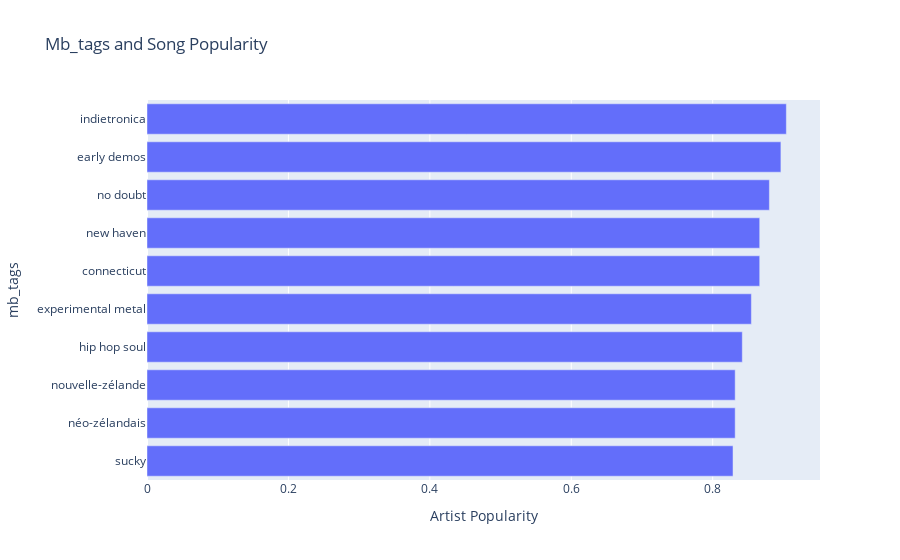

Source (notebook cell):
### Code cell
%%local
import plotly.express as px
import plotly.graph_objects as go
fig = go.Figure()
#data_canada = px.data.gapminder()
fig = px.bar(df_popularity[::-1], y='_1', x='_2', orientation='h', labels={
     "_1": "mb_tags",
     "_2": "Artist Popularity"},title="Mb_tags and Song Popularity",)
fig.show()

### Figure 1 — Plotly figure (JSON) as saved in the notebook; plotly's stock layout.template omitted (floating-point values rounded to 4 significant figures)
{"data": [{"alignmentgroup": "True", "hovertemplate": "Artist Popularity=%{x}<br>mb_tags=%{y}<extra></extra>", "legendgroup": "", "marker": {"color": "#636efa"}, "name": "", "offsetgroup": "", "orientation": "h", "showlegend": false, "textposition": "auto", "type": "bar", "x": [0.8287, 0.8318, 0.8318, 0.8419, 0.8547, 0.8665, 0.8665, 0.8802, 0.8965, 0.9042], "xaxis": "x", "y": ["sucky", "néo-zélandais", "nouvelle-zélande", "hip hop soul", "experimental metal", "connecticut", "new haven", "no doubt", "early demos", "indietronica"], "yaxis": "y"}], "layout": {"barmode": "relative", "legend": {"tracegroupgap": 0}, "title": {"text": "Mb_tags and Song Popularity"}, "xaxis": {"anchor": "y", "domain": [0, 1], "title": {"text": "Artist Popularity"}}, "yaxis": {"anchor": "x", "domain": [0, 1], "title": {"text": "mb_tags"}}}}
